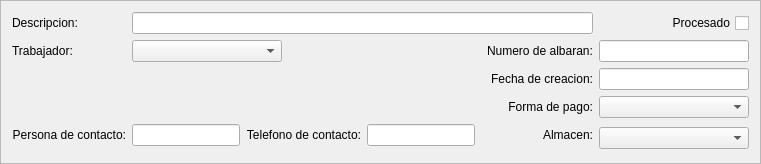
    <widget class="QFrame" name="frame">
     <property name="sizePolicy">
      <sizepolicy hsizetype="Expanding" vsizetype="Preferred">
       <horstretch>0</horstretch>
       <verstretch>0</verstretch>
      </sizepolicy>
     </property>
     <property name="minimumSize">
      <size>
       <width>0</width>
       <height>0</height>
      </size>
     </property>
     <property name="frameShape">
      <enum>QFrame::StyledPanel</enum>
     </property>
     <property name="frameShadow">
      <enum>QFrame::Raised</enum>
     </property>
     <layout class="QGridLayout" name="gridLayout_2">
      <item row="0" column="0">
       <widget class="QLabel" name="label6">
        <property name="text">
         <string>Descripcion:</string>
        </property>
        <property name="buddy">
         <cstring>mui_descalbaran</cstring>
        </property>
       </widget>
      </item>
      <item row="0" column="1" colspan="5">
       <widget class="QLineEdit" name="mui_descalbaran">
        <property name="maxLength">
         <number>150</number>
        </property>
       </widget>
      </item>
      <item row="0" column="6">
       <widget class="QCheckBox" name="mui_procesadoalbaran">
        <property name="sizePolicy">
         <sizepolicy hsizetype="Preferred" vsizetype="Fixed">
          <horstretch>0</horstretch>
          <verstretch>0</verstretch>
         </sizepolicy>
        </property>
        <property name="layoutDirection">
         <enum>Qt::RightToLeft</enum>
        </property>
        <property name="text">
         <string>Procesado</string>
        </property>
       </widget>
      </item>
      <item row="2" column="0">
       <widget class="QLabel" name="label16">
        <property name="text">
         <string>Trabajador:</string>
        </property>
        <property name="alignment">
         <set>Qt::AlignLeading|Qt::AlignLeft|Qt::AlignVCenter</set>
        </property>
        <property name="buddy">
         <cstring>mui_idtrabajador</cstring>
        </property>
       </widget>
      </item>
      <item row="2" column="1" colspan="2">
       <widget class="BfBuscarTrabajador" name="mui_idtrabajador">
        <property name="minimumSize">
         <size>
          <width>150</width>
          <height>0</height>
         </size>
        </property>
        <property name="maximumSize">
         <size>
          <width>150</width>
          <height>16777215</height>
         </size>
        </property>
       </widget>
      </item>
      <item row="2" column="5">
       <widget class="QLabel" name="label7">
        <property name="sizePolicy">
         <sizepolicy hsizetype="Preferred" vsizetype="Fixed">
          <horstretch>0</horstretch>
          <verstretch>0</verstretch>
         </sizepolicy>
        </property>
        <property name="text">
         <string>Numero de albaran:</string>
        </property>
        <property name="buddy">
         <cstring>mui_numalbaran</cstring>
        </property>
       </widget>
      </item>
      <item row="2" column="6">
       <widget class="QLineEdit" name="mui_numalbaran">
        <property name="sizePolicy">
         <sizepolicy hsizetype="Fixed" vsizetype="Fixed">
          <horstretch>0</horstretch>
          <verstretch>0</verstretch>
         </sizepolicy>
        </property>
        <property name="minimumSize">
         <size>
          <width>150</width>
          <height>0</height>
         </size>
        </property>
        <property name="maximumSize">
         <size>
          <width>150</width>
          <height>16777215</height>
         </size>
        </property>
       </widget>
      </item>
      <item row="3" column="0" rowspan="2" colspan="5">
       <widget class="BlSearchWidget" name="mui_idcliente" native="true"/>
      </item>
      <item row="3" column="5">
       <widget class="QLabel" name="label15">
        <property name="sizePolicy">
         <sizepolicy hsizetype="Preferred" vsizetype="Fixed">
          <horstretch>0</horstretch>
          <verstretch>0</verstretch>
         </sizepolicy>
        </property>
        <property name="text">
         <string>Fecha de creacion:</string>
        </property>
        <property name="alignment">
         <set>Qt::AlignRight|Qt::AlignTrailing|Qt::AlignVCenter</set>
        </property>
        <property name="buddy">
         <cstring>mui_fechaalbaran</cstring>
        </property>
       </widget>
      </item>
      <item row="3" column="6">
       <widget class="BlDateSearch" name="mui_fechaalbaran">
        <property name="minimumSize">
         <size>
          <width>150</width>
          <height>0</height>
         </size>
        </property>
        <property name="maximumSize">
         <size>
          <width>150</width>
          <height>16777215</height>
         </size>
        </property>
       </widget>
      </item>
      <item row="4" column="5">
       <widget class="QLabel" name="label12">
        <property name="sizePolicy">
         <sizepolicy hsizetype="Preferred" vsizetype="Fixed">
          <horstretch>0</horstretch>
          <verstretch>0</verstretch>
         </sizepolicy>
        </property>
        <property name="text">
         <string>Forma de pago:</string>
        </property>
        <property name="alignment">
         <set>Qt::AlignRight|Qt::AlignTrailing|Qt::AlignVCenter</set>
        </property>
        <property name="buddy">
         <cstring>mui_idforma_pago</cstring>
        </property>
       </widget>
      </item>
      <item row="4" column="6">
       <widget class="BfBuscarFormaPago" name="mui_idforma_pago">
        <property name="minimumSize">
         <size>
          <width>150</width>
          <height>0</height>
         </size>
        </property>
       </widget>
      </item>
      <item row="5" column="6" rowspan="2">
       <widget class="BfBuscarAlmacen" name="mui_idalmacen">
        <property name="minimumSize">
         <size>
          <width>150</width>
          <height>0</height>
         </size>
        </property>
       </widget>
      </item>
      <item row="5" column="0">
       <widget class="QLabel" name="label14">
        <property name="sizePolicy">
         <sizepolicy hsizetype="Preferred" vsizetype="Fixed">
          <horstretch>0</horstretch>
          <verstretch>0</verstretch>
         </sizepolicy>
        </property>
        <property name="text">
         <string>Persona de contacto:</string>
        </property>
        <property name="alignment">
         <set>Qt::AlignRight|Qt::AlignTrailing|Qt::AlignVCenter</set>
        </property>
        <property name="buddy">
         <cstring>mui_contactalbaran</cstring>
        </property>
       </widget>
      </item>
      <item row="5" column="1">
       <widget class="QLineEdit" name="mui_contactalbaran">
        <property name="minimumSize">
         <size>
          <width>100</width>
          <height>0</height>
         </size>
        </property>
       </widget>
      </item>
      <item row="5" column="2">
       <widget class="QLabel" name="label10">
        <property name="sizePolicy">
         <sizepolicy hsizetype="Preferred" vsizetype="Fixed">
          <horstretch>0</horstretch>
          <verstretch>0</verstretch>
         </sizepolicy>
        </property>
        <property name="text">
         <string>Telefono de contacto:</string>
        </property>
        <property name="alignment">
         <set>Qt::AlignRight|Qt::AlignTrailing|Qt::AlignVCenter</set>
        </property>
        <property name="buddy">
         <cstring>mui_telalbaran</cstring>
        </property>
       </widget>
      </item>
      <item row="5" column="3">
       <widget class="QLineEdit" name="mui_telalbaran">
        <property name="minimumSize">
         <size>
          <width>100</width>
          <height>0</height>
         </size>
        </property>
       </widget>
      </item>
      <item row="2" column="3">
       <spacer name="horizontalSpacer">
        <property name="orientation">
         <enum>Qt::Horizontal</enum>
        </property>
        <property name="sizeHint" stdset="0">
         <size>
          <width>40</width>
          <height>20</height>
         </size>
        </property>
       </spacer>
      </item>
      <item row="5" column="5">
       <widget class="QLabel" name="label13">
        <property name="sizePolicy">
         <sizepolicy hsizetype="Preferred" vsizetype="Fixed">
          <horstretch>0</horstretch>
          <verstretch>0</verstretch>
         </sizepolicy>
        </property>
        <property name="midLineWidth">
         <number>0</number>
        </property>
        <property name="text">
         <string>Almacen:</string>
        </property>
        <property name="alignment">
         <set>Qt::AlignRight|Qt::AlignTrailing|Qt::AlignVCenter</set>
        </property>
        <property name="buddy">
         <cstring>mui_idalmacen</cstring>
        </property>
       </widget>
      </item>
     </layout>
    </widget>
